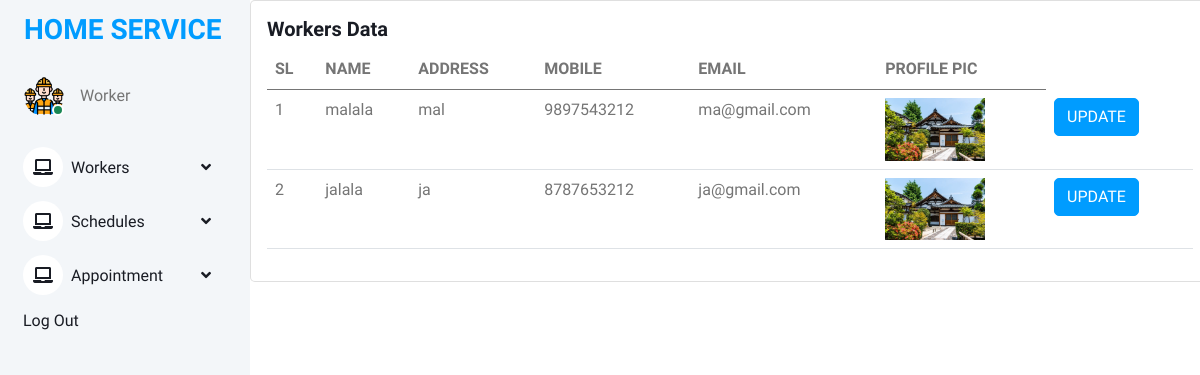
The page /worker_view_workers_data (signed in) on the database its author committed.
### online_home_service_app/models.py (models this page shows)
class Register1(models.Model):
    user = models.ForeignKey(Login,on_delete=models.CASCADE)
    name = models.CharField(max_length=100)
    profile_pic = models.FileField(upload_to='profilepic/')
    address = models.CharField(max_length=100)
    mobile = models.CharField(max_length=10)
    email = models.EmailField()
    work_type = models.ForeignKey(work,on_delete=models.CASCADE)
    def __str__(self):
        return self.name

### online_home_service_app/views.py (the view)
# urls.py: path("worker_view_workers_data", views.worker_view_workers_data, name="worker_view_workers_data"),
@login_required(login_url = 'logout')
def worker_view_workers_data(request):
    data = Register1.objects.all()
    print(data)
    return render(request,"worker/worker_view_workers_data.html",{'data':data})

### templates/worker/worker_view_workers_data.html (shortened to what this page needs)
{% extends "worker/worker base.html" %}
{% block content %}
<div class="card" style="width: 60rem;">
  <div class="card-body">
    <h5 class="card-title">Workers Data</h5>
        <table class="table">
  <thead>
    <tr>
      <th scope="col">SL</th>
      <th scope="col">NAME</th>
      <th scope="col">ADDRESS</th>
      <th scope="col">MOBILE</th>
      <th scope="col">EMAIL</th>
      <th scope="col">PROFILE PIC</th>
    </tr>
  </thead>
  <tbody>
      {% for i in data %}
    <tr>
      <td>{{forloop.counter}}</td>
      <td>{{i.name}}</td>
        <td>{{i.address}}</td>
         <td>{{i.mobile}}</td>
      <td>{{i.email}}</td>
      <td><img src="{{i.profile_pic.url }}" style="width:100px"></td>
       <td><a href="{% url 'update_worker_data' i.id %}" class="btn btn-primary">UPDATE</a> </td>
    </tr>
{% endfor %}
  </tbody>
  </table>
{% endblock %}

### static/static1/assets2/css/style.css (style rules this page uses)
:root { --primary: #009CFF; --light: #F3F6F9; --dark: #191C24; }
.btn { transition: .5s; }
.btn.btn-primary { color: #FFFFFF; }

### rows shown on the page
Register1: name "malala", address "mal", mobile "9897543212", email "ma@gmail.com", profile_pic (picture)
Register1: name "jalala", address "ja", mobile "8787653212", email "ja@gmail.com", profile_pic (picture)
